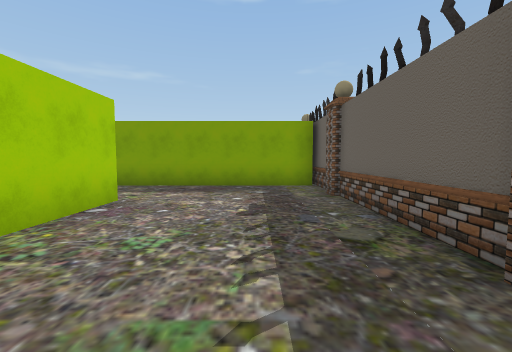
[1] (above)

16 first-person views from a walk through a 3-D level made in the Unity game engine. The camera is 1.5 m above the floor, tilts 4° down and sees 90° across. The floor is counted in squares, 2 m on a side. Each view is taken from the middle of a square. On the plan, view 1 faces up. The plan holds only what a view shows up to about 9 squares ahead; the rest is blank. The place goes on beyond the plan. Some surface patterns are stand-ins.

[2]
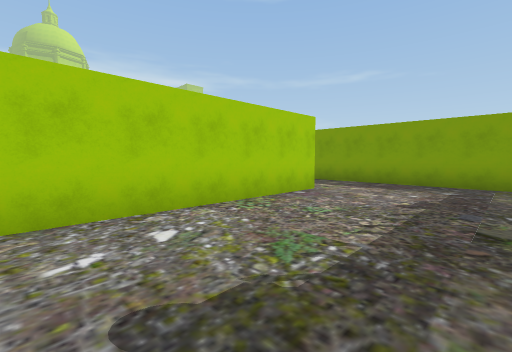

[3]
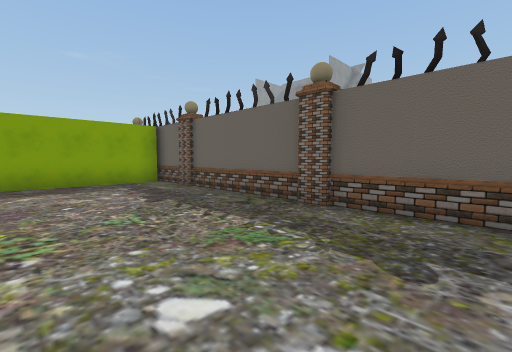

[4]
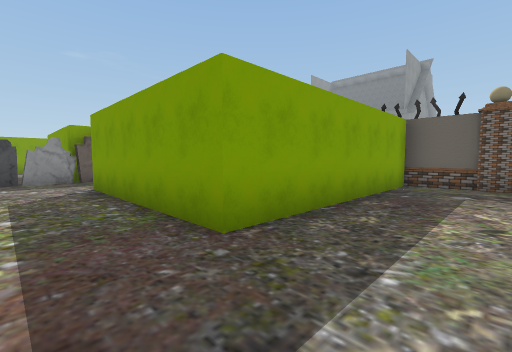

[5]
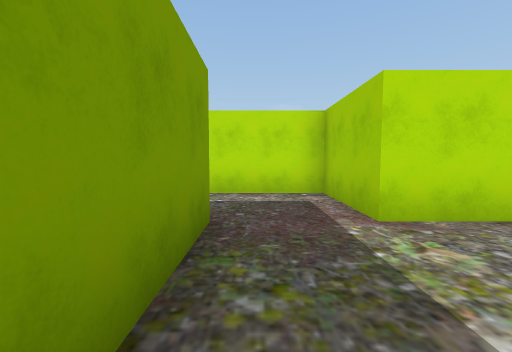

[6]
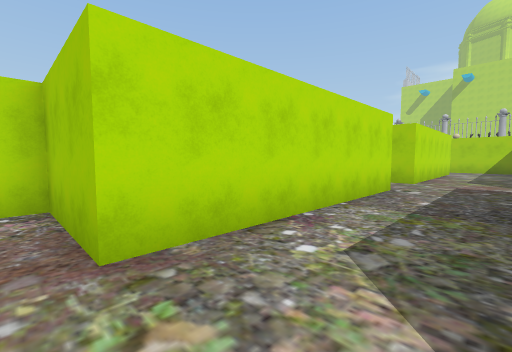

[7]
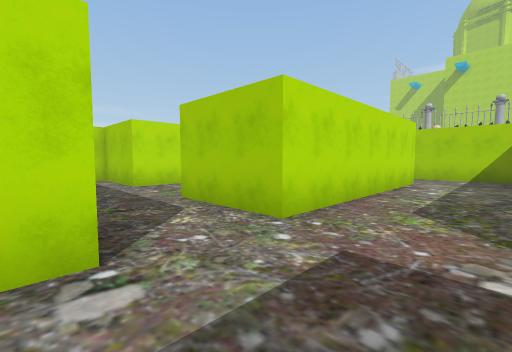

[8]
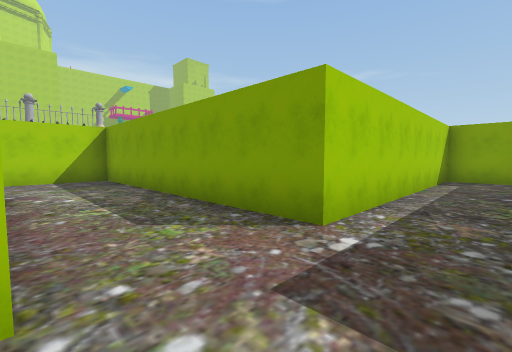

[9]
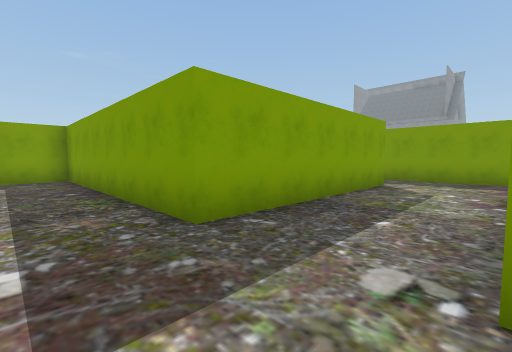

[10]
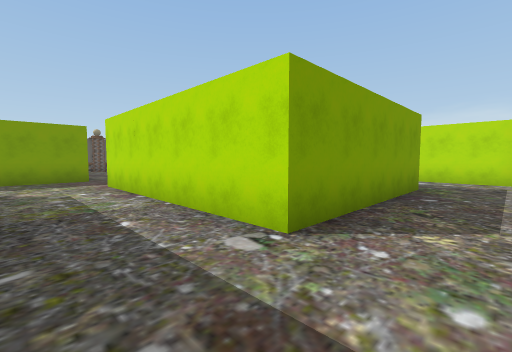

[11]
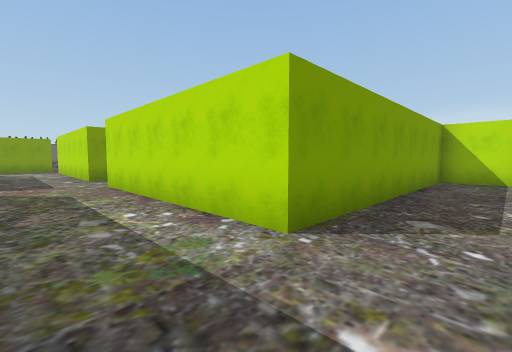

[12]
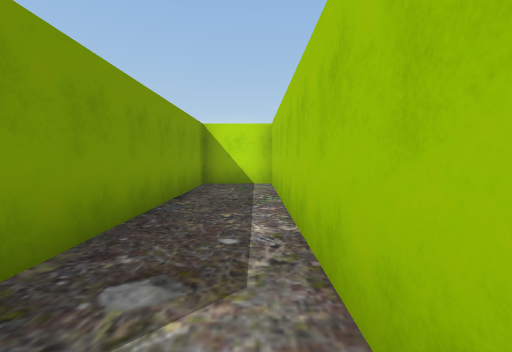

[13]
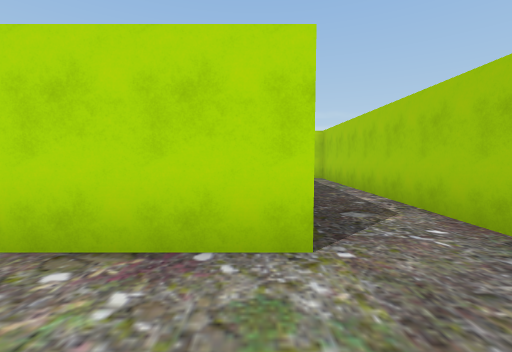

[14]
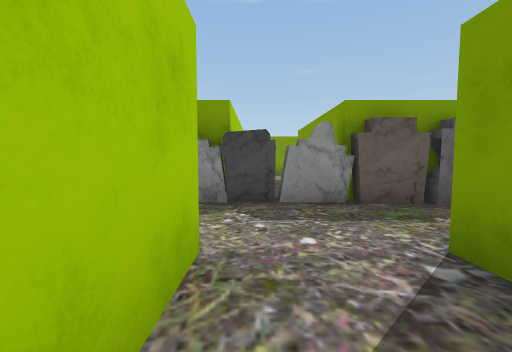

[15]
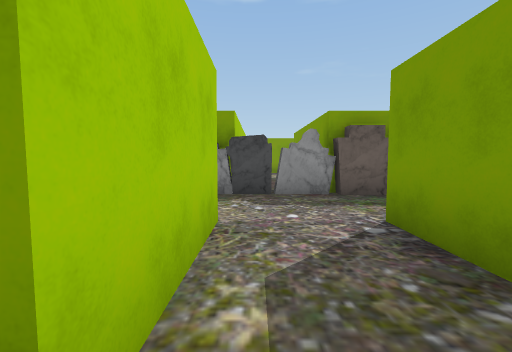

[16]
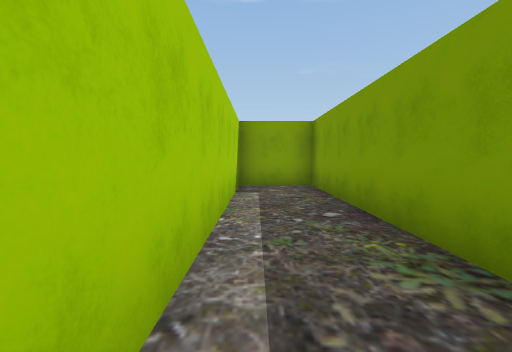

### Floor plan
Ten units are one square. View 1 is at (0, 0); x grows to the right and y downward. Boxes are objects, and circles mark ways between rooms. Rooms are numbered by the first view taken in them; rooms with no view inside come last. Other rooms are left out.
<svg viewBox="-230 -175 260 191">
<path fill="none" stroke="#000" d="M-25 -46 -25 11M17 -16 16 -45M16 -55 16 -75M16 -70 -45 -70M17 10 17 -5M-65 -70 -65 -45 -40 -45M-125 -20 -125 -70 -65 -70M-65 -121 -65 -95 -125 -95 -125 -170 -145 -170 -145 -95 -225 -95 -225 5 -205 5 -205 -70 -145 -70 -145 -45M-45 -70 -45 -121M-56 -143 -65 -143M-31 -140 -31 -145M-145 -20 -145 5 -119 5"/>
<rect x="15" y="-15" width="10" height="10" fill="#bbb"><title>pillar</title></rect>
<rect x="15" y="-55" width="10" height="10" fill="#bbb"><title>pillar</title></rect>
<rect x="-55" y="-145" width="10" height="10" fill="#bbb"><title>other object</title></rect>
<rect x="-45" y="-145" width="10" height="10" fill="#bbb"><title>other object</title></rect>
<circle cx="-35" cy="-55" r="3" fill="#2a7"/>
<circle cx="-55" cy="-70" r="3" fill="#2a7"/>
<circle cx="-135" cy="-20" r="3" fill="#2a7"/>
<text x="-10" y="-30">1</text>
<text x="-60" y="-60">2</text>
<text x="-140" y="-80">3</text>
<text x="-140" y="-10">4</text>
</svg>
Room 1 opens to room 2. Room 2 opens to room 3. Room 3 opens to room 4.

Where each view was taken, in squares from view 1:
view 1: 0 up, 0 right, facing up
view 2: 1 down, 1 right, facing up-left
view 3: 1 down, 2 left, facing up-right
view 4: 5 up, 6 left, facing up-right
view 5: 10 up, 5 left, facing down
view 6: 9 up, 6 left, facing down-left
view 7: 9 up, 12 left, facing down-left
view 8: 7 up, 13 left, facing up-left
view 9: 7 up, 14 left, facing up-right
view 10: 9 up, 14 left, facing down-right
view 11: 9 up, 22 left, facing down-right
view 12: 7 up, 22 left, facing down
view 13: 9 up, 20 left, facing down
view 14: 10 up, 6 left, facing up
view 15: 9 up, 6 left, facing up
view 16: 10 up, 14 left, facing up
